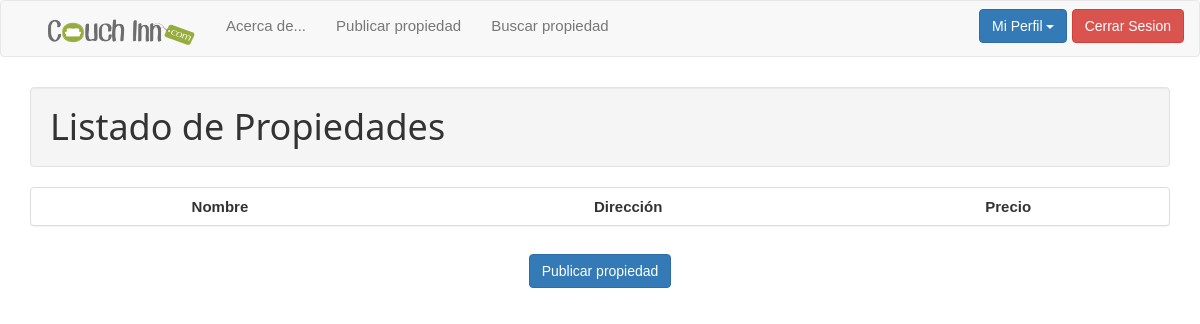
The app's page /user_property_list.php (signed in), older data.
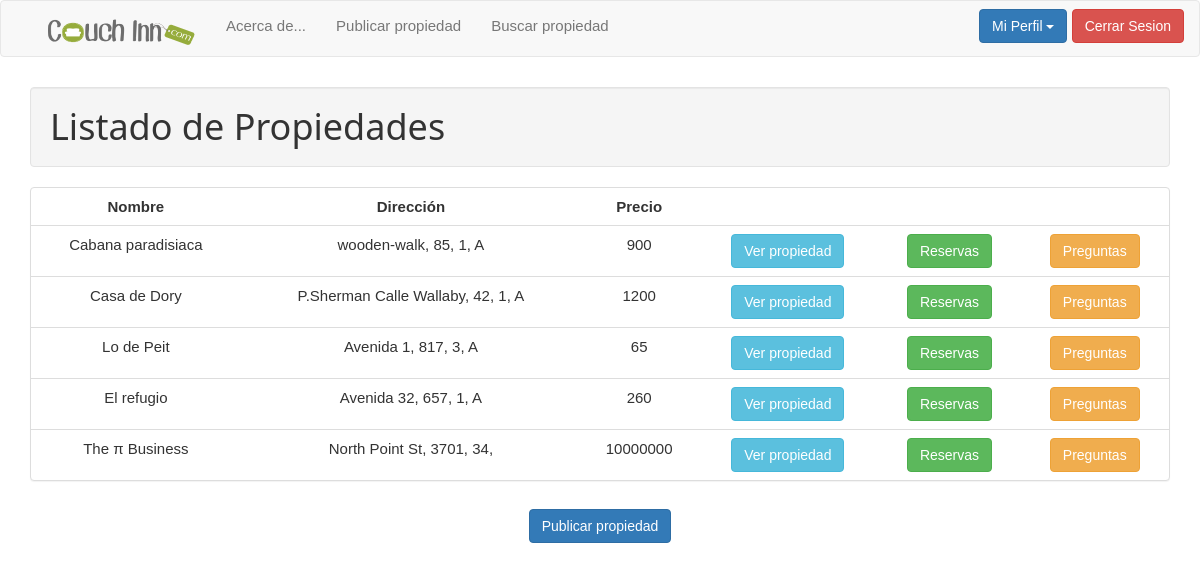
The same page, newer data.
### tables this page shows
CREATE TABLE `propiedad` (
  `id_propiedad` int(11) NOT NULL,
  `nombre` varchar(100) NOT NULL,
  `capacidad` int(11) NOT NULL,
  `numero_habitaciones` int(11) NOT NULL,
  `numero_banos` int(11) NOT NULL,
  `cochera` int(1) NOT NULL,
  `wifi` int(1) NOT NULL,
  `precio` double NOT NULL,
  `descripcion` varchar(1000) NOT NULL,
  `id_tipo_propiedad` int(11) NOT NULL,
  `id_ubicacion` int(11) NOT NULL,
  `id_usuario` int(11) NOT NULL
);

CREATE TABLE `ubicacion` (
  `id_ubicacion` int(11) NOT NULL,
  `calle` varchar(100) NOT NULL,
  `numero` int(11) NOT NULL,
  `piso` int(11) NOT NULL,
  `departamento` varchar(100) NOT NULL,
  `pais` varchar(100) NOT NULL,
  `provincia` varchar(100) NOT NULL,
  `ciudad` varchar(100) NOT NULL,
  `codigo_postal` int(11) NOT NULL
);

### web/user_property_list.php (the view, shortened to what this page needs)
<!DOCTYPE html>
<html lang="en">
  	<head>
	    <link href="css/bootstrap.min.css" rel="stylesheet" media="screen">
	    <link rel="stylesheet" href="css/w3.css">
  	</head>
  	<body>
    	<?php
			if (isset ($_SESSION['rol'])){
				if (($_SESSION['rol'] == 1) || ($_SESSION['rol'] == 2)){
					include 'user_taskbar.php';
				}
				else{
					header("Location: index.php");
				}
			}
			else{
				header("Location: index.php");
			}
		?>
		<div class="container">
	    	<h1 class="well">Listado de Propiedades</h1>
				<form name="form1" method="post" action="user_property_list_check.php">
					<div class="panel panel-default">
						<table class="table">
						    <tr>
								<td align="center"><strong>Nombre</strong></td>
								<td align="center"><strong>Dirección</strong></td>
								<td align="center"><strong>Precio</strong></td>
							</tr>
							<?php
							$result = mysql_query("SELECT * FROM propiedad WHERE (id_usuario = '$_SESSION[id_usuario]')");
							while ($tabla = mysql_fetch_array($result)){
								$var = $tabla["id_propiedad"];
							?>
							<tr>
								<td align="center"> <?php echo $tabla["nombre"];?></td>
								<?php
								$result2 = mysql_query("SELECT * FROM propiedad WHERE id_propiedad = '$tabla[id_propiedad]'");
								$propiedad = mysql_fetch_array($result2);
								$result3 = mysql_query("SELECT * FROM ubicacion WHERE id_ubicacion = '$propiedad[id_ubicacion]'");
								$propiedad_ubicacion = mysql_fetch_array($result3);
								?>
								<td align="center"> <?php echo $propiedad_ubicacion['calle'];?>, <?php echo $propiedad_ubicacion['numero'];?>, <?php echo $propiedad_ubicacion['piso'];?>, <?php echo $propiedad_ubicacion['departamento'];?> </td>
								<td align="center"> <?php echo $tabla["precio"];?></td>
								<td align="center" align="center" align="center"> <button type="submit" name="propiedad" id="propiedad" value="<?php echo htmlspecialchars($var);?>" class="btn btn-info btn-group-xs">Ver propiedad</button> </td>
								<td align="center" align="center"> <button type="submit" name="reservas" id="reservas" value="<?php echo htmlspecialchars($var);?>" class="btn btn-success btn-group-xs">Reservas</button> </td>
								<td align="center"> <button type="submit" name="preguntas" id="preguntas" value="<?php echo htmlspecialchars($var);?>" class="btn btn-warning btn-group-xs">Preguntas</button> </td>
							</tr>
							<?php
							}
							?>
						</table>
					</div>
				</form>
			<div align="center">
				<a href="property_publish.php"><button type="button" class="btn btn-primary navbar-btn">Publicar propiedad</button></a>
			</div>
		</div>
  	</body>
</html>

Row changes from the older to the newer data that the page shows:
now on this page (row edited): propiedad: nombre "Cabana paradisiaca", id_ubicacion.calle "wooden-walk", id_ubicacion.numero "85", id_ubicacion.piso "1", id_ubicacion.departamento "A", precio "900"
now on this page (row edited): propiedad: nombre "Casa de Dory", id_ubicacion.calle "P.Sherman Calle Wallaby", id_ubicacion.numero "42", id_ubicacion.piso "1", id_ubicacion.departamento "A", precio "1200", $var 2 (drawn)
now on this page (row edited): propiedad: nombre "Lo de Peit", id_ubicacion.calle "Avenida 1", id_ubicacion.numero "817", id_ubicacion.piso "3", id_ubicacion.departamento "A", precio "65"
now on this page (row edited): propiedad: nombre "El refugio", id_ubicacion.calle "Avenida 32", id_ubicacion.numero "657", id_ubicacion.piso "1", id_ubicacion.departamento "A", precio "260", $var 4 (drawn)
added propiedad: nombre "The π Business", id_ubicacion.calle "North Point St", id_ubicacion.numero "3701", id_ubicacion.piso "34", precio "10000000", $var 36 (drawn)
